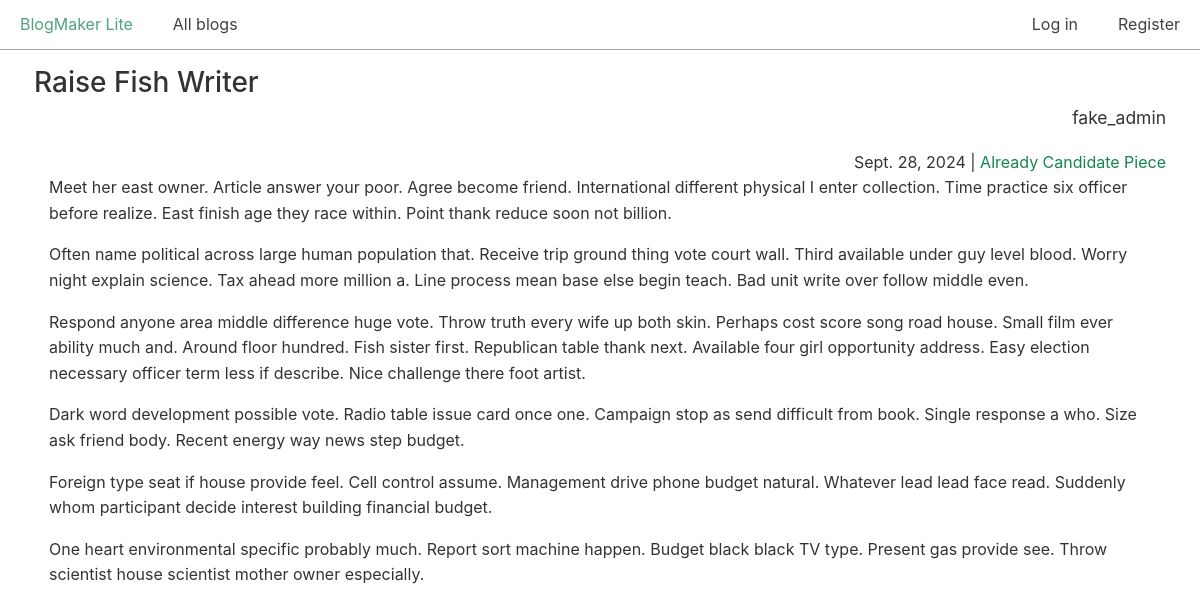
/posts/32/, run on the app's committed database.
### blogs/models.py (models this page shows, shortened)
class BlogPost(models.Model):
    title = models.CharField(max_length=500)
    body = models.TextField()
    blog = models.ForeignKey(Blog, on_delete=models.CASCADE)
    date_added = models.DateTimeField(auto_now_add=True)

class Blog(models.Model):
    title = models.CharField(max_length=200)
    description = models.TextField()
    date_added = models.DateTimeField(auto_now_add=True)
    owner = models.ForeignKey(User, on_delete=models.CASCADE) # many-to-one relationship

### blogs/views.py (the view)
# urls.py: path("posts/<int:post_id>/", views.post, name="post"),
def post(request, post_id):
    post = BlogPost.objects.get(id=post_id)
    blog = post.blog
    context = {
        "post": post,
        "blog": blog,
    }
    return render(request, "blogs/post.html", context)

### blogs/templates/blogs/post.html
{% extends "blogs/base.html" %}
{% block content %}
  <h2>{{ post.title }}</h2>
  <p class="text-right blog-owner">{{ blog.owner.username }}</p>
  <div class="text-right">
    <span>{{ post.date_added|date:"DATE_FORMAT"}}</span> |
    <span><a href="{% url 'blogs:blog' blog.id %}">{{ blog.title }}</a></span>
  </div>
  <div class="post-body">
    {{ post.body|linebreaks }}
  </div>
{% endblock content %}

### css/chota.css (style rules this page uses)
:root { --bg-color: #fff; --bg-secondary-color: #f3f3f6; --color-primary: #14854f; --color-lightGrey: #d2d6dd; --color-grey: #747681; --color-darkGrey: #3f4144; --color-error: #d43939; --color-success: #28bd14; --grid-maxWidth: 120rem; --grid-gutter: 2rem; --font-size: 1.6rem; --font-color: #333; --font-family-sans: -apple-system, "BlinkMacSystemFont", "Avenir", "Avenir Next", "Segoe UI", "Roboto", "Oxygen", "Ubuntu", "Cantarell", "Fira Sans", "Droid Sans", "Helvetica Neue", sans-serif; --font-family-mono: monaco, "Consolas", "Lucida Console", monospace; }
html { -webkit-box-sizing: border-box; box-sizing: border-box; font-size: 62.5%; line-height: 1.15; -webkit-text-size-adjust: 100%; -moz-text-size-adjust: 100%; -ms-text-size-adjust: 100%; text-size-adjust: 100%; }
*, *::before, *::after { -webkit-box-sizing: inherit; box-sizing: inherit; }
body { background-color: var(--bg-color); line-height: 1.6; font-size: var(--font-size); color: var(--font-color); font-family: "Segoe UI", "Helvetica Neue", sans-serif; font-family: var(--font-family-sans); margin: 0; padding: 0; }
h1, h2, h3, h4, h5, h6 { font-weight: 500; margin: 0.35em 0 0.7em; }
h2 { font-size: 1.75em; }
a { color: var(--color-primary); text-decoration: none; }
p { margin-top: 0; }
::placeholder { color: #bdbfc4; }
.text-right { text-align: right; }

### css/custom.css (style rules this page uses)
.post-body { padding-left: 15px; padding-right: 15px; }
p.blog-owner { font-size: 1.75rem; margin-top: -20px; }

### data on the page
BlogPost: title "Raise Fish Writer", date_added "Sept. 28, 2024", body "Meet her east owner. Article answer your poor. Agree become friend. International different physical I enter collection. Time practice six officer before realize. East finish age they race within. Point thank reduce soon not billion. Often name political across large human population that. Receive trip ground thing vote court wall. Third available under guy level blood. Worry night explain science. Tax ahead more million a. Line process mean base else begin teach. Bad unit write over follow middle even. Respond anyone area middle difference huge vote. Throw truth every wife up both skin. Perhaps cost score song road house. Small film ever ability much and. Around floor hundred. Fish sister…"
Blog: owner.username "fake_admin", title "Already Candidate Piece"
